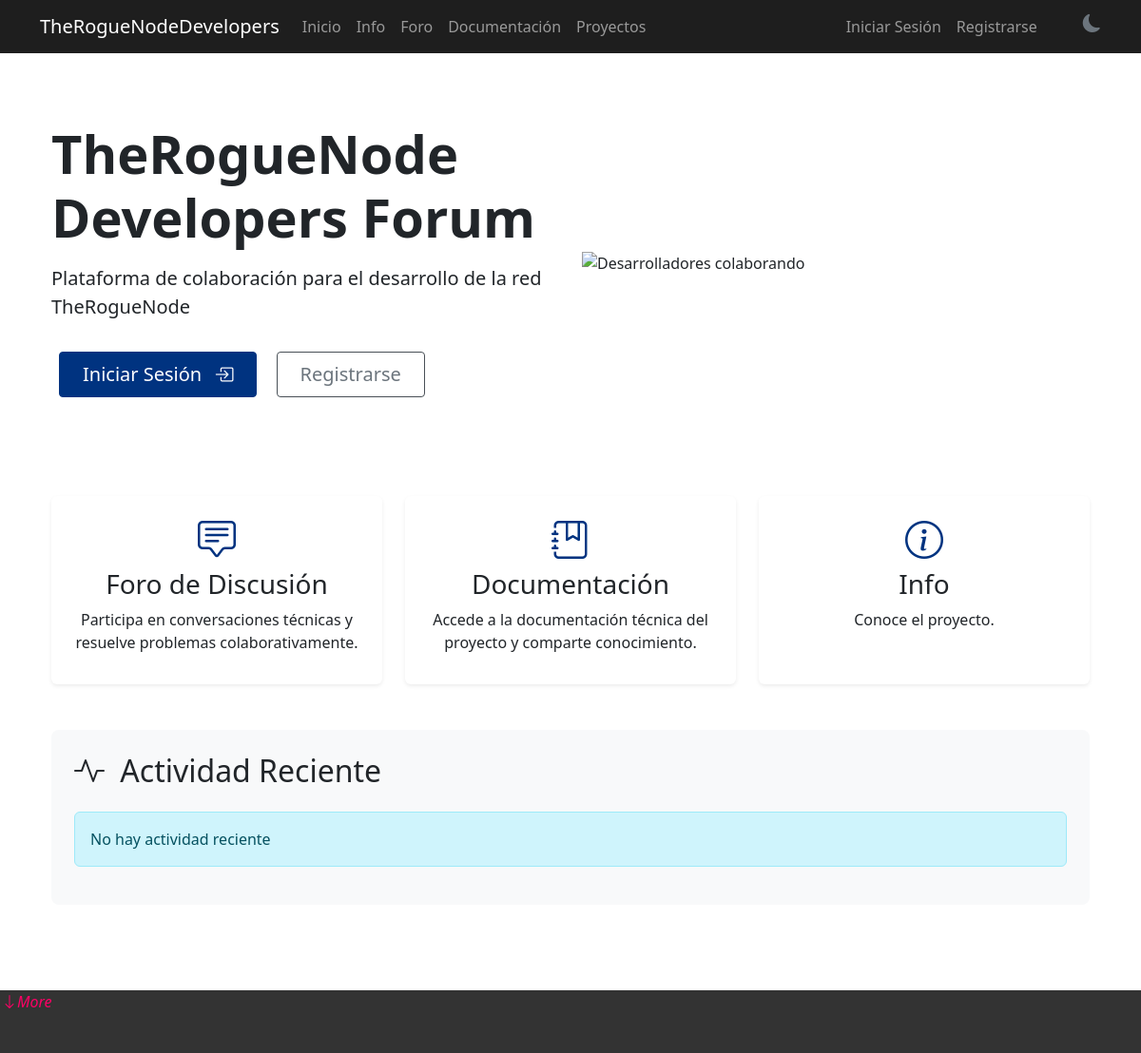
Before: / with the older database file.
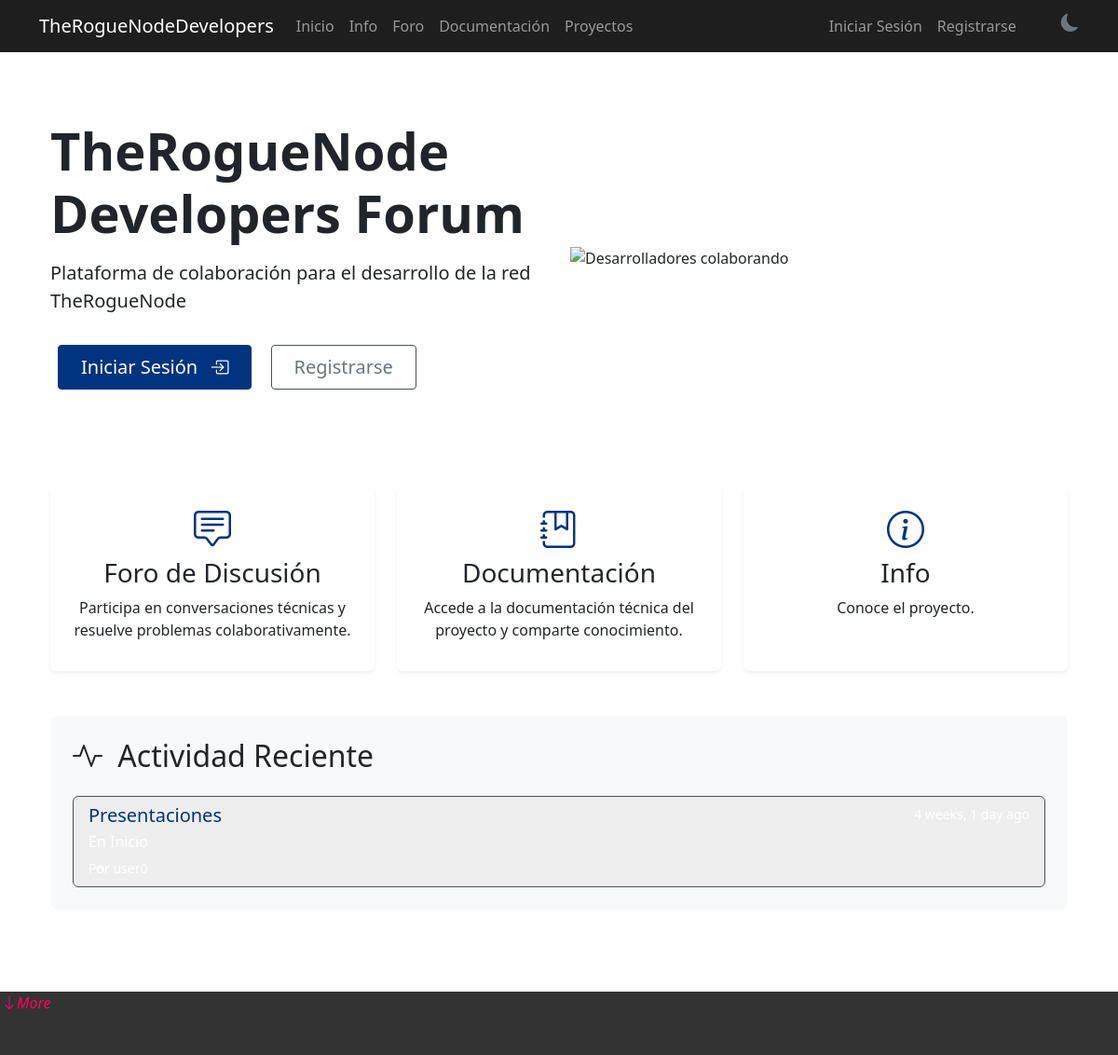
After: the same page with the newer database file.
### forum/models.py (models this page shows, shortened)
class Topic(models.Model):
    tags = models.ManyToManyField(Tag, blank=True)
    title = models.CharField(max_length=200)
    slug = models.SlugField(max_length=220, unique=True)
    content = models.TextField()
    author = models.ForeignKey(CustomUser, on_delete=models.CASCADE, related_name='topics')
    category = models.ForeignKey(Category, on_delete=models.CASCADE, related_name='topics')
    views = models.PositiveIntegerField(default=0)
    is_pinned = models.BooleanField(default=False)
    is_closed = models.BooleanField(default=False)
    created_at = models.DateTimeField(auto_now_add=True)
    updated_at = models.DateTimeField(auto_now=True)
    class Meta:
        ordering = ['-is_pinned', '-created_at']

### core/views.py (the view)
# urls.py: 2. Add a URL to urlpatterns:  path('', views.home, name='home')
def home(request):
    recent_topics = Topic.objects.select_related('author', 'category').order_by('-created_at')[:5]
    return render(request, 'core/home.html', {
        'recent_topics': recent_topics
    })

### core/templates/core/home.html (shortened to what this page needs)
{% extends "base.html" %}
{% load static %}
{% block content %}
<div class="container py-5">
    <div class="row align-items-center mb-5">
        <div class="col-lg-6">
            <h1 class="display-4 fw-bold mb-3">TheRogueNode Developers Forum</h1>
            <p class="lead mb-4">Plataforma de colaboración para el desarrollo de la red TheRogueNode</p>
            {% if user.is_authenticated %}
                <a href="{% url 'forum:category_list' %}" class="btn btn-primary btn-lg px-4 me-2">
                    Ir al Foro <i class="bi bi-arrow-right ms-2"></i>
                </a>
            {% else %}
                <a href="{% url 'accounts:login' %}" class="btn btn-primary btn-lg px-4 me-2">
                    Iniciar Sesión <i class="bi bi-box-arrow-in-right ms-2"></i>
                </a>
                <a href="{% url 'accounts:register' %}" class="btn btn-outline-secondary btn-lg px-4">
                    Registrarse
                </a>
            {% endif %}
        </div>
        <div class="col-lg-6">
        <img src="{% static 'images/developer-collab.png' %}" alt="Desarrolladores colaborando" class="img-fluid d-none d-lg-block">
        </div>
    </div>
    <div class="row g-4 py-5">
        <div class="col-md-4">
            <div class="card h-100 border-0 shadow-sm">
                <div class="card-body text-center">
                    <i class="bi bi-chat-square-text fs-1 text-primary mb-3"></i>
                    <h3>Foro de Discusión</h3>
                    <p>Participa en conversaciones técnicas y resuelve problemas colaborativamente.</p>
                </div>
            </div>
        </div>
        <div class="col-md-4">
            <div class="card h-100 border-0 shadow-sm">
                <div class="card-body text-center">
                    <i class="bi bi-journal-bookmark fs-1 text-primary mb-3"></i>
                    <h3>Documentación</h3>
                    <p>Accede a la documentación técnica del proyecto y comparte conocimiento.</p>
                </div>
            </div>
        </div>
        <div class="col-md-4">
            <div class="card h-100 border-0 shadow-sm">
                <div class="card-body text-center">
                    <i class="bi bi-info-circle fs-1 text-primary mb-3"></i>
                    <h3>Info</h3>
                    <p>Conoce el proyecto.</p>
                </div>
            </div>
        </div>
    </div>
    <div class="bg-light p-4 rounded-3 mb-5">
        <h2 class="mb-4"><i class="bi bi-activity me-2"></i> Actividad Reciente</h2>
        <div class="list-group">
            {% for topic in recent_topics %}
            <a href="{% url 'forum:topic_detail' topic.slug %}" class="list-group-item list-group-item-action">
                <div class="d-flex w-100 justify-content-between">
                    <h5 class="mb-1">{{ topic.title }}</h5>
                    <small class="text-muted">{{ topic.created_at|timesince }} ago</small>
                </div>
                <p class="mb-1 text-muted">En {{ topic.category.name }}</p>
                <small class="text-muted">Por {{ topic.author.username }}</small>
            </a>
            {% empty %}
            <div class="alert alert-info">No hay actividad reciente</div>
            {% endfor %}
        </div>
    </div>
</div>
{% endblock %}

Changed rows visible on the page:
added Topic: title "Presentaciones"
Other visible differences:
text no longer shown: "No hay actividad reciente"
